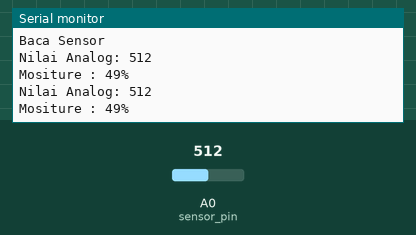
Simulated run of this sketch. Board: Arduino Uno, built with avr-gcc and run on an emulated ATmega328P. On the bench: the last lines printed to the serial monitor. Inputs (shaded band) come from the test bench; at power-on: A0 (sensor_pin) = 512.

Above: at 2.2 s.
2.3 s: A0 (sensor_pin) set to 716
At 3.6 s:
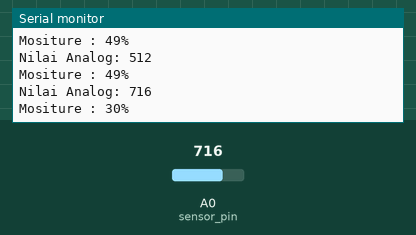
3.8 s: A0 (sensor_pin) set to 900
At 4.8 s:
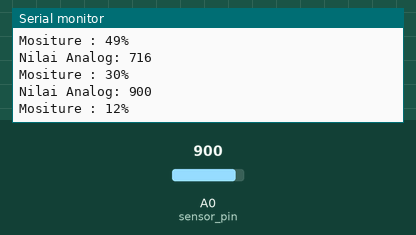
Timing chart, 0 to 6.8 s (numbered marks = the images above; inputs shaded):
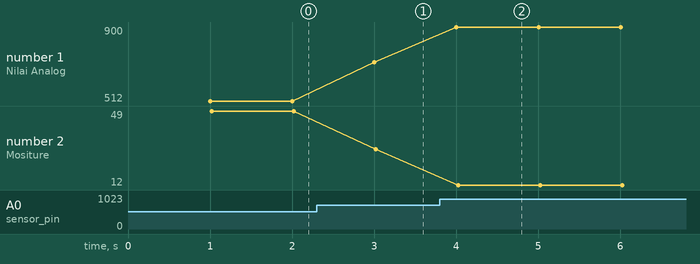

The sketch:

Soil_Sensor_Measurment.ino
```cpp
int sensor_pin = A0;
int output_value ;

void setup() {
  Serial.begin(9600);
  Serial.println("Baca Sensor");
  delay(1000);
  }

void loop() {

  output_value= analogRead(sensor_pin);
  Serial.print("Nilai Analog: ");
  Serial.println(output_value);
  int output_value2 = map(output_value,1023,0,0,100);
  Serial.print("Mositure : ");
  Serial.print(output_value2);
  Serial.println("%");
  delay(1000);
  }
```

Measured:
- after the input at 2.3 s, the serial monitor: prints a new line after 0.70 s (image 1)
- after the input at 3.8 s, the serial monitor: prints a new line after 0.20 s (image 2)
- plotted number 1: 512 → 716 after the input at 2.3 s, 716 → 900 after the input at 3.8 s
- plotted number 2: 49 → 30 after the input at 2.3 s, 30 → 12 after the input at 3.8 s
